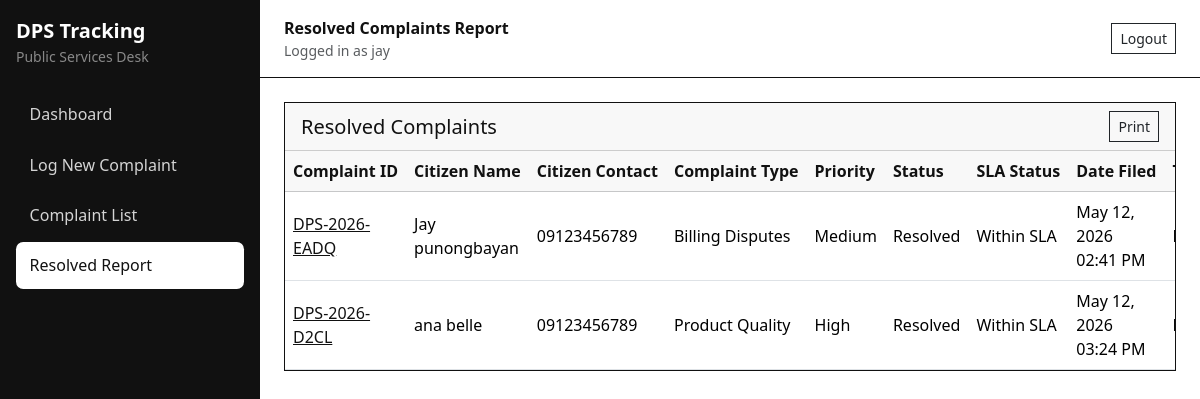
/complaints/reports/resolved/ (signed in), run on the app's committed database.
### complaints/models.py (models this page shows, shortened)
class Complaint(models.Model):
    class ComplaintType(models.TextChoices):
        PRODUCT_QUALITY = "Product Quality", "Product Quality"
        BILLING_DISPUTES = "Billing Disputes", "Billing Disputes"
        STAFF_CONDUCT = "Staff Conduct", "Staff Conduct"
    class Priority(models.TextChoices):
        LOW = "Low", "Low"
        MEDIUM = "Medium", "Medium"
        HIGH = "High", "High"
    complaint_id = models.CharField(max_length=20, unique=True, db_index=True, editable=False)
    citizen_name = models.CharField(max_length=150)
    citizen_contact = models.CharField(max_length=150)
    complaint_type = models.CharField(max_length=50, choices=ComplaintType.choices)
    location = models.CharField(max_length=255)
    description = models.TextField()
    status = models.ForeignKey(Status, on_delete=models.PROTECT, related_name="complaints")
    priority_assignment = models.CharField(max_length=10, choices=Priority.choices, default=Priority.LOW)
    target_resolution_date = models.DateField(blank=True, null=True)
    sla_days = models.PositiveSmallIntegerField(default=0)
    is_investigative = models.BooleanField(default=False)
    date_filed = models.DateTimeField(auto_now_add=True)  # Server timestamp when saved.
    updated_at = models.DateTimeField(auto_now=True)
    class Meta:
        ordering = ["-date_filed"]

class Status(models.Model):
    RECEIVED = "Received"
    IN_PROGRESS = "In Progress"
    RESOLVED = "Resolved"
    REJECTED = "Rejected"
    CHOICES = [
        (RECEIVED, RECEIVED),
        (IN_PROGRESS, IN_PROGRESS),
        (RESOLVED, RESOLVED),
        (REJECTED, REJECTED),
    ]
    status_id = models.AutoField(primary_key=True)
    status_name = models.CharField(max_length=20, unique=True, choices=CHOICES)
    class Meta:
        ordering = ["status_id"]
        verbose_name_plural = "Statuses"

### complaints/views.py (the view)
# urls.py: path("complaints/reports/resolved/", views.resolved_report, name="resolved_report"),
@login_required
def resolved_report(request):
    complaints = get_resolved_complaints()
    return render(
        request,
        "complaints/resolved_report.html",
        {"complaints": complaints},
    )

### complaints/services.py (called while the page is built)
def attach_sla_status(complaints):
    complaint_list = list(complaints)
    for complaint in complaint_list:
        complaint.sla_status = calculate_sla_status(complaint)
    return complaint_list

def get_resolved_complaints():
    complaints = (
        Complaint.objects.select_related("status")
        .prefetch_related("status_logs__new_status")
        .filter(status__status_name=Status.RESOLVED)
        .order_by("date_filed")
    )
    return attach_sla_status(complaints)

### templates/complaints/resolved_report.html (shortened to what this page needs)
{% extends "base.html" %}
{% block page_heading %}Resolved Complaints Report{% endblock %}
{% block content %}
<div class="card page-card screen-only">
    <div class="card-header bg-white d-flex justify-content-between align-items-center">
        <h2 class="h5 mb-0">Resolved Complaints</h2>
        <button type="button" class="btn btn-outline-dark btn-sm no-print" onclick="window.print()">Print</button>
    </div>
    <div class="table-responsive">
        <table class="table table-hover align-middle mb-0">
            <thead class="table-light">
                <tr>
                    <th>Complaint ID</th>
                    <th>Citizen Name</th>
                    <th>Citizen Contact</th>
                    <th>Complaint Type</th>
                    <th>Priority</th>
                    <th>Status</th>
                    <th>SLA Status</th>
                    <th>Date Filed</th>
                    <th>Target Resolution Date</th>
                </tr>
            </thead>
            <tbody>
                {% for complaint in complaints %}
                    <tr>
                        <td><a href="{% url 'complaint_detail' complaint.complaint_id %}">{{ complaint.complaint_id }}</a></td>
                        <td>{{ complaint.citizen_name }}</td>
                        <td>{{ complaint.citizen_contact }}</td>
                        <td>{{ complaint.complaint_type }}</td>
                        <td>{{ complaint.priority_assignment }}</td>
                        <td>{{ complaint.status.status_name }}</td>
                        <td>{{ complaint.sla_status }}</td>
                        <td>{{ complaint.date_filed|date:"M d, Y h:i A" }}</td>
                        <td>{{ complaint.target_resolution_date|date:"M d, Y"|default:"-" }}</td>
                    </tr>
                {% empty %}
                    <tr>
                        <td colspan="11" class="text-center text-muted py-4">No resolved complaints yet.</td>
                    </tr>
                {% endfor %}
            </tbody>
        </table>
    </div>
</div>
{% endblock %}

### templates/base.html (shortened to what this page needs)
<!doctype html>
<html lang="en">
<head>
    <link href="https://cdn.jsdelivr.net/npm/bootstrap@5.3.3/dist/css/bootstrap.min.css" rel="stylesheet">
</head>
<body>
    <div class="app-shell">
        <aside class="sidebar p-3">
            <div class="mb-4">
                <div class="fw-bold fs-5">DPS Tracking</div>
                <div class="small text-white-50">Public Services Desk</div>
            </div>
            {% with current=request.resolver_match.url_name %}
            <nav class="nav flex-column">
                <a class="nav-link {% if current == 'dashboard' %}active{% endif %}" href="{% url 'dashboard' %}">Dashboard</a>
                <a class="nav-link {% if current == 'complaint_create' %}active{% endif %}" href="{% url 'complaint_create' %}">Log New Complaint</a>
                <a class="nav-link {% if current == 'complaint_list' or current == 'complaint_detail' %}active{% endif %}" href="{% url 'complaint_list' %}">Complaint List</a>
                <a class="nav-link {% if current == 'resolved_report' %}active{% endif %}" href="{% url 'resolved_report' %}">Resolved Report</a>
            </nav>
            {% endwith %}
        </aside>
        <main class="content">
            <div class="topbar px-4 py-3 d-flex justify-content-between align-items-center">
                <div>
                    <div class="fw-semibold">{% block page_heading %}Complaint Tracking System{% endblock %}</div>
                    <div class="small text-muted">Logged in as {{ request.user.username }}</div>
                </div>
                <form method="post" action="{% url 'logout' %}">
                    <button type="submit" class="btn btn-outline-dark btn-sm">Logout</button>
                </form>
            </div>
            <div class="p-4">
                {% block content %}{% endblock %}
            </div>
        </main>
    </div>
</body>
</html>

### templates/base.html (style rules this page uses)
body { background: #fff; color: #111; }
.app-shell { min-height: 100vh; display: flex; }
.sidebar { width: 260px; background: #111; color: #fff; flex-shrink: 0; }
.sidebar a { color: rgba(255, 255, 255, .82); text-decoration: none; }
.sidebar .nav-link { border-radius: .45rem; padding: .7rem .85rem; margin-bottom: .25rem; }
.sidebar .nav-link:hover, .sidebar .nav-link.active { background: #fff; color: #111; }
.content { flex: 1; min-width: 0; }
.content a:not(.btn) { color: #111; }
.topbar { background: #fff; border-bottom: 1px solid #111; }
.page-card, .stat-card { border: 1px solid #111; border-radius: 0; box-shadow: none; }
.card-header, .table-light th { background: #f8f8f8 !important; color: #111; }
.btn, .form-control, .form-select { border-radius: 0; }
.table th { white-space: nowrap; }

### data on the page
Complaint: complaint_id "DPS-2026-EADQ", citizen_name "Jay punongbayan", citizen_contact "09123456789", complaint_type "Billing Disputes", priority_assignment "Medium", status.status_name "Resolved", sla_status "Within SLA", date_filed "May 12, 2026 02:41 PM"
Complaint: complaint_id "DPS-2026-D2CL", citizen_name "ana belle", citizen_contact "09123456789", complaint_type "Product Quality", priority_assignment "High", status.status_name "Resolved", sla_status "Within SLA", date_filed "May 12, 2026 03:24 PM"

### other printed values
{{ request.user.username }} "jay"
